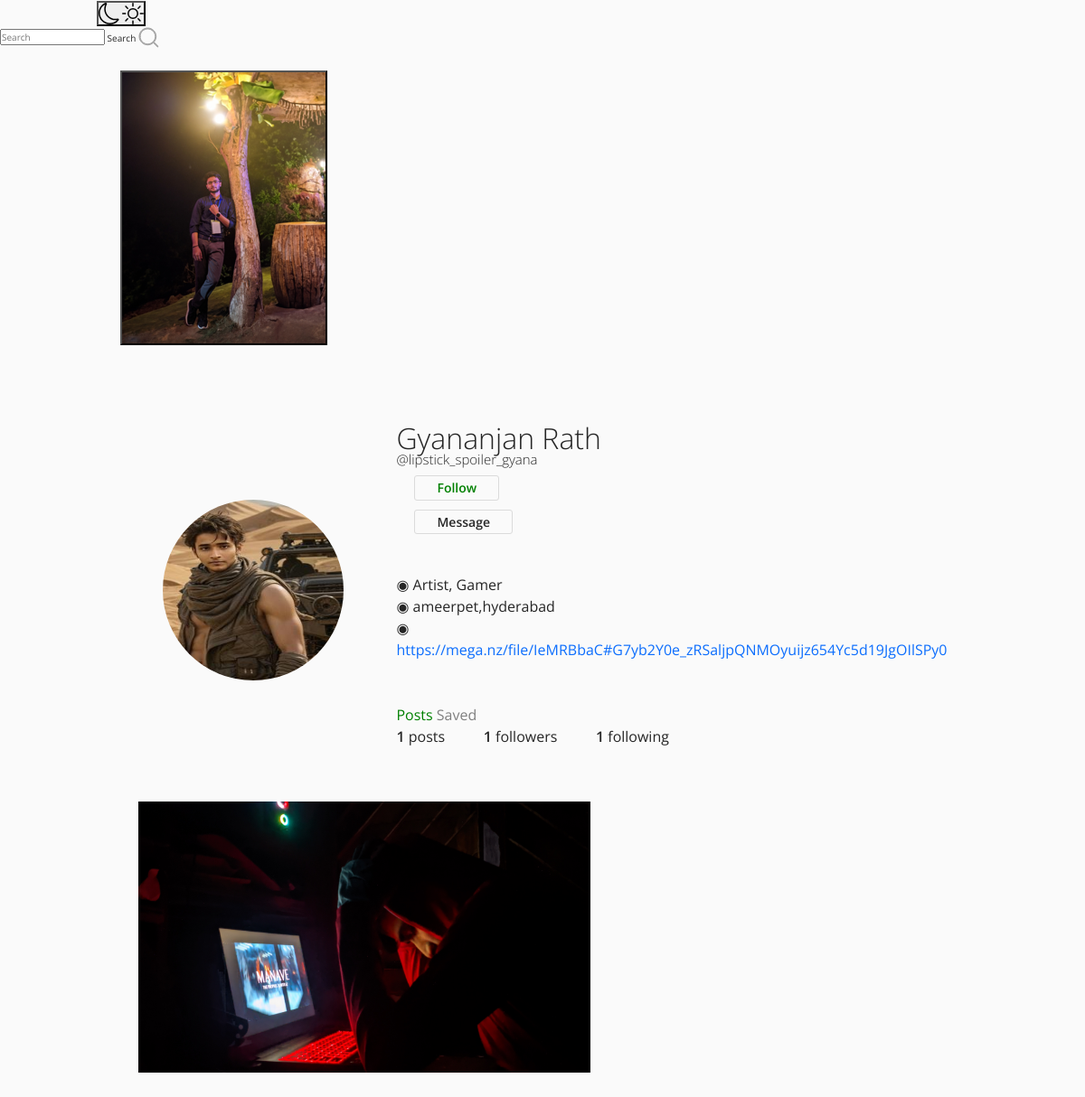
/lipstick_spoiler_gyana/ (signed in), run on the app's committed database.
### userauths/models.py (models this page shows, shortened)
class Profile(models.Model):
    user = models.OneToOneField(User, related_name='profile', on_delete=models.CASCADE)
    image = models.ImageField(upload_to="profile_pciture", null=True, default="default.jpg")
    first_name = models.CharField(max_length=200, null=True, blank=True)
    last_name = models.CharField(max_length=200, null=True, blank=True)
    bio = models.CharField(max_length=200, null=True, blank=True)
    location = models.CharField(max_length=200, null=True, blank=True)
    url = models.URLField(max_length=200, null=True, blank=True)
    favourite = models.ManyToManyField(Post, blank=True)

### post/models.py (models this page shows, shortened)
class Post(models.Model):
    id = models.UUIDField(primary_key=True, default=uuid.uuid4, editable=False)
    picture = models.ImageField(upload_to=user_directory_path, verbose_name="Picture",null=True)
    caption = models.CharField(max_length=10000, verbose_name="Caption")
    posted = models.DateField(auto_now_add=True)
    tag = models.ManyToManyField(Tag, related_name="tags")
    user = models.ForeignKey(User, on_delete=models.CASCADE)
    likes = models.IntegerField(default=0)
    def get_absolute_url(self):
        return reverse("post-details", args=[str(self.id)])

### userauths/views.py (the view)
# urls.py: path('<username>/',userProfile, name='profile'),
def userProfile(request, username):
    user = get_object_or_404(User, username=username)
    profile = Profile.objects.get(user=user)
    url_name = resolve(request.path).url_name
    if url_name == 'profile':
        posts = Post.objects.filter(user=user).order_by('-posted')
    else:
        posts = profile.favourite.all()
    posts_count = Post.objects.filter(user=user).count()
    following_count = Follow.objects.filter(follower=user).count()
    followers_count = Follow.objects.filter(following=user).count()
    follow_status = Follow.objects.filter(following=user, follower=request.user).exists()
    paginator = Paginator(posts, 3)
    page_number = request.GET.get('page')
    posts_paginator = paginator.get_page(page_number)
    context = {
        'posts': posts,
        'profile':profile,
        'url_name': url_name,
        'posts_count':posts_count,
        'following_count':following_count,
        'followers_count':followers_count,
        'posts_paginator':posts_paginator,
        'follow_status':follow_status,
    }
    return render(request, 'profile.html', context)

### templates/profile.html (shortened to what this page needs)
{% extends 'base.html' %}
{% load static %}
{% block content %}
<!DOCTYPE html>
<html lang="en">
<head>
  <link rel="stylesheet" href="{% static 'assets3/css/reset.css' %}">
  <link rel="stylesheet" href="{% static 'assets3/css/styles.css' %}">
  <link rel="stylesheet" href="https://use.fontawesome.com/releases/v5.2.0/css/all.css">
</head>
<body>
  <header>
    <br><br><br>
    <div class="container">
      <div class="profile">
        <div class="profile-image">
          <img src="{{profile.image.url}}" alt="" style="width: 200px; height: 200px;">
        </div>
        <div class="profile-user-settings">
          {% if profile.first_name %}
          <h6 class="profile-user-name">{{profile.first_name}} {{profile.last_name}}</h6> <br>
          {% endif %}
          <h5 style="font-size: 15px;" class="profile-user-name">@{{profile.user.username}}</h5>
          <br><br>
          {% if request.user.is_authenticated and request.user != profile.user %}
          {% if follow_status == True %}
          <a href="{% url 'follow' profile.user 0 %}" class="btn profile-edit-btn" style="color: red;">Unfollow</a>
          <br><br>
          {% else %}
          <a href="{% url 'follow' profile.user 1 %}" class="btn profile-edit-btn" style="color: green;">Follow</a>
          <br><br>
          {% endif %}
          {% endif %}
          {% if request.user.is_authenticated and request.user != profile.user %}
          <a href="{% url 'conversation' profile.user %}" class="btn profile-edit-btn">Message</a> <br><br>
          {% endif %}
          <br>
        </div>
        <div class="profile-bio">
          <br>
          {% if profile.bio %}
          <p>◉ {{profile.bio}}</p>
          {% endif %}
          {% if profile.location %}
          <p>◉ {{profile.location}}</p>
          {% endif %}
          {% if profile.url %}
          <p>◉ <a href="{{profile.url}}">{{profile.url}}</a></p>
          {% endif %}
          <br><br>
          <div class="profile-user-settings">
            {% if url_name == 'profile' %}
            <a href="{% url 'profile' profile.user %}" class="btns profiele-edit-btn" style="color: green;">Posts</a>
            {% else %}
            <a href="{% url 'profile' profile.user %}" class="btns profeile-edit-btn" style="color: gray;">Posts</a>
            {% endif %}
            {% if url_name == 'favourite' %}
            <a href="{% url 'favourite' profile.user %}" class="btns profeile-edit-btn" style="color: green;">Saved</a>
            {% else %}
            <a href="{% url 'favourite' profile.user %}" class="btns profeile-edit-btn" style="color: gray;">Saved</a>
            {% endif %}
          </div>
        </div>
        <div class="profile-stats">
          <ul>
            <li><span class="profile-stat-count">{{posts_count}}</span> posts</li>
            <li><span class="profile-stat-count">{{followers_count}}</span> followers</li>
            <li><span class="profile-stat-count">{{following_count}}</span> following</li>
          </ul>
          <br>
        </div>
      </div>
    </div>
  </header>
  <main>
    <div class="container">
      <div class="gallery">
        {% for post in posts %}
        <a href="{{post.get_absolute_url}}">
          <div class="gallery-item" tabindex="0">
            <img src="{{ post.picture.url }}" class="gallery-image" alt=""
              style="width: 500px; height: 300px; object-fit: cover;">
          </div>
        </a>
        {% endfor %}
      </div>
    </div>
  </main>
  {% endblock content %}

### templates/base.html (shortened to what this page needs)
{% load static %}
<!DOCTYPE html>
<html lang="en">
<head>
  <link rel="stylesheet" href="https://cdn.jsdelivr.net/npm/bootstrap-icons@1.8.1/font/bootstrap-icons.css">
  <link href="https://cdn.jsdelivr.net/npm/bootstrap@5.1.3/dist/css/bootstrap.min.css" rel="stylesheet"
>
  <link rel="stylesheet" type="text/css" href="{% static 'assets1/style.css' %}">
</head>
<body>
  <header class="header">
    <nav class="header__content">
      <div class="header__buttons">
        <a href="{% url 'index' %}" class="header__home">
        </a>
        <button class="header__theme-button" title="Toggle Theme">
        </button>
      </div>
      <form action="" method="GET">
        <div class="header__search">
          <input type="text" placeholder="Search" name="q" value="{{ request.GET.q }}">
          <button class="btn btn-primary" type="submit">Search</button>
        </div>
      </form>
      <div class="header__buttons header__buttons--mobile">
        <a href="{% url 'newpost' %}">
        </a>
        <a href="#">
        </a>
        <a href="">
        </a>
      </div>
      <div class="header__buttons header__buttons--desktop">
        <a href="{% url 'newpost' %}">
        </a>
        <a href="{% url 'index' %}">
        </a>
        <a href="">
        </a>
        <a href="#">
        </a>
        <span>
          <a href="">
          </a>
        </span>
        <a href="">
          <button class="profile-button">
            <a href="">
              <div class="profile-button__picture">
                <img src="{{request.user.profile.image.url}}" alt="User Picture">
              </div>
            </a>
          </button>
        </a>
      </div>
    </nav>
  </header>
  {% block content %}
  {% endblock content %}
</body>
</html>

### static/assets2/style.css (style rules this page uses)
*, *::before, *::after { margin: 0; padding: 0; box-sizing: inherit; }
html { font-size: 12px; box-sizing: border-box; }
img { width: 100%; max-width: 100%; height: 100%; }
a { text-decoration: none; }
body { background-color: #fafafa; }
.container { width: 100%; max-width: 93.5rem; margin: 1rem auto 0; }

### static/assets3/css/styles.css (style rules this page uses)
:root { font-size: 10px; }
*, *::before, *::after { box-sizing: border-box; }
body { font-family: "Open Sans", Arial, sans-serif; min-height: 100vh; background-color: #fafafa; color: #262626; padding-bottom: 3rem; }
img { display: block; }
.container { max-width: 93.5rem; margin: 0 auto; padding: 0 2rem; }
.btn { display: inline-block; font: inherit; background: none; border: none; color: inherit; padding: 0; cursor: pointer; }
.profile { padding: 5rem 0; }
.profile::after { content: ""; display: block; clear: both; }
.profile-image { float: left; width: calc(33.333% - 1rem); display: flex; justify-content: center; align-items: center; margin-right: 3rem; }
.profile-image img { border-radius: 50%; }
.profile-user-settings, .profile-stats, .profile-bio { float: left; width: calc(66.666% - 2rem); }
.profile-user-settings { margin-top: 1.1rem; }
.profile-user-name { display: inline-block; font-size: 3.2rem; font-weight: 300; }
.profile-edit-btn { font-size: 1.4rem; line-height: 1.8; border: 0.1rem solid #dbdbdb; border-radius: 0.3rem; padding: 0 2.4rem; margin-left: 2rem; }
.profile-stats { margin-top: 2.3rem; }
.profile-stats li { display: inline-block; font-size: 1.6rem; line-height: 1.5; margin-right: 4rem; cursor: pointer; }
.profile-stats li:last-of-type { margin-right: 0; }
.profile-bio { font-size: 1.6rem; font-weight: 400; line-height: 1.5; margin-top: 2.3rem; }
.profile-real-name, .profile-stat-count, .profile-edit-btn { font-weight: 600; }
.gallery { display: flex; flex-wrap: wrap; margin: -1rem -1rem; padding-bottom: 3rem; }
.gallery-item { position: relative; flex: 1 0 22rem; margin: 1rem; color: #fff; cursor: pointer; }
.gallery-image { width: 100%; height: 100%; object-fit: cover; }

### data on the page
Profile: image (picture), first_name "Gyananjan", last_name "Rath", user.username "lipstick_spoiler_gyana", bio "Artist, Gamer", location "ameerpet,hyderabad", url "https://mega.nz/file/IeMRBbaC#G7yb2Y0e_zRSaljpQNMOyuijz654Yc5d19JgOIlSPy0"
Post: picture (picture)

### other printed values
{{ posts_count }} "1"
{{ followers_count }} "1"
{{ following_count }} "1"
